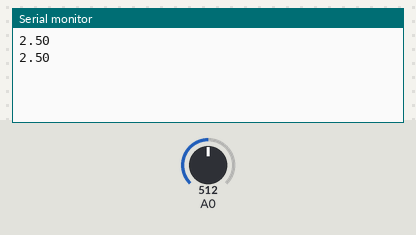
A sketch run on a simulated Arduino Uno, built with avr-gcc and run on an emulated ATmega328P. Parts: the last lines printed to the serial monitor. The inputs (shaded band) are chosen by the test bench; at power-on: A0 = 512.

Above: at 1.8 s.
1.9 s: A0 set to 716
At 2.8 s:
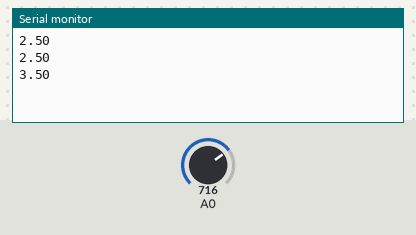
3.4 s: A0 set to 900
At 4.4 s:
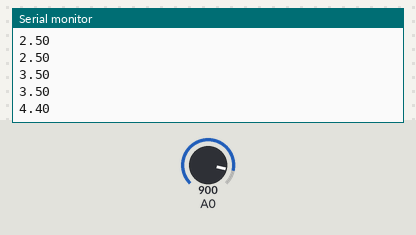
Timing chart, 0 to 6.4 s (numbered marks = the images above; inputs shaded):
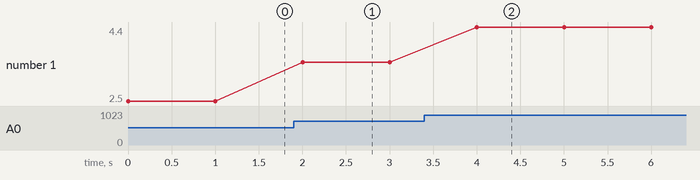

The sketch:

Measure_Voltage_test.ino
```cpp
/*

*/
float read;
float volt;

void setup() {
  Serial.begin(9600);
  pinMode(A0,INPUT);
}

void loop() {
  read = analogRead(A0);
  volt = read /1023 * 5.0;
  Serial.println(volt);
  delay(1000);
}
```

Measured:
- after the input at 1.9 s, the serial monitor: prints a new line after 0.10 s (image 1)
- after the input at 3.4 s, the serial monitor: prints a new line after 0.60 s (image 2)
- plotted number 1: 2.5 → 3.5 after the input at 1.9 s, 3.5 → 4.4 after the input at 3.4 s
